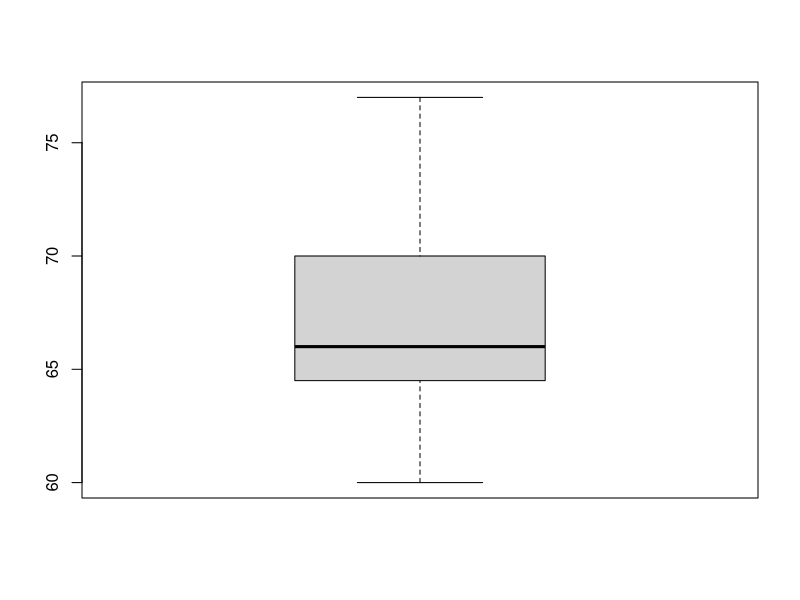
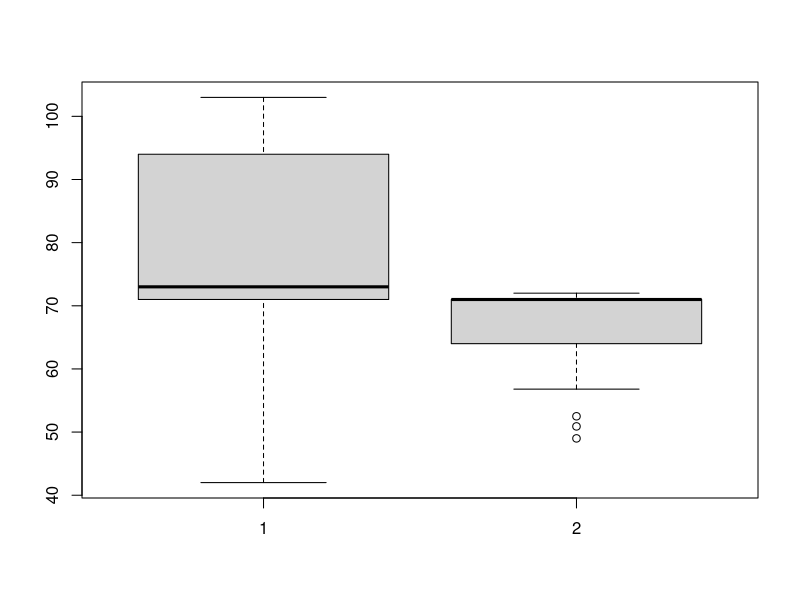
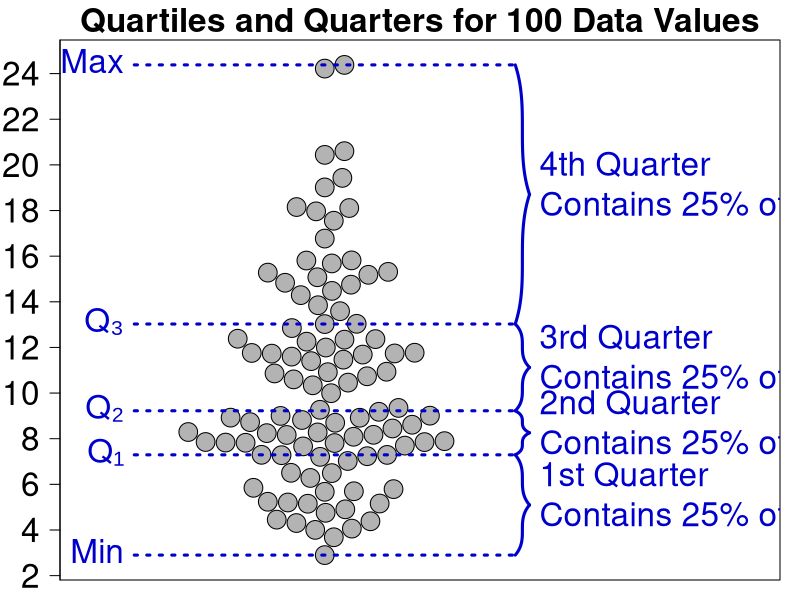
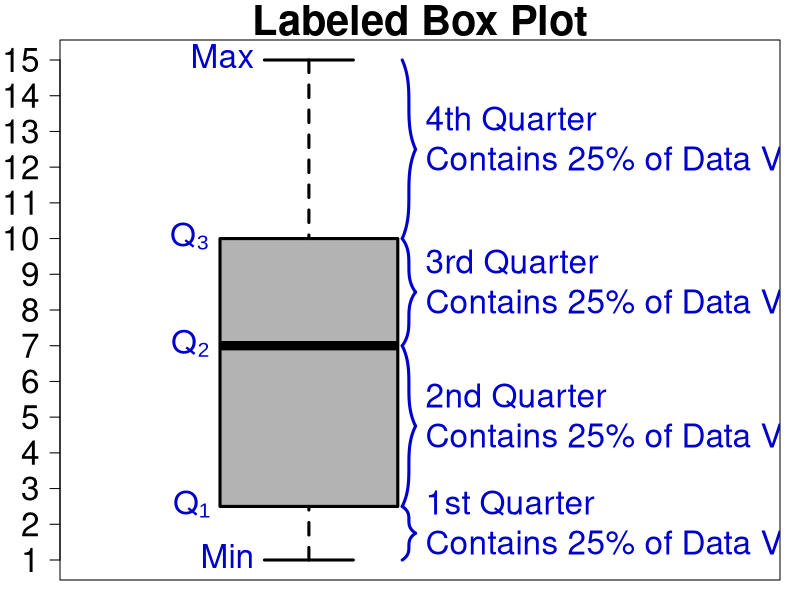
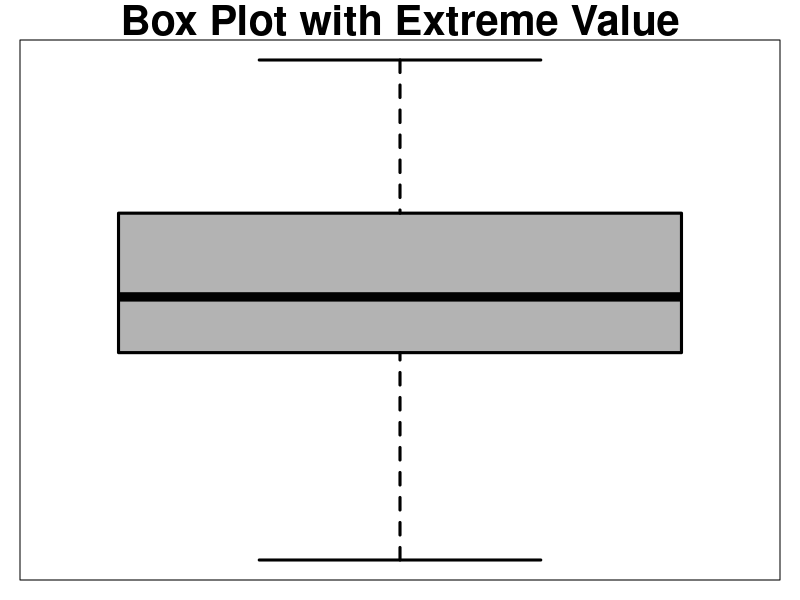
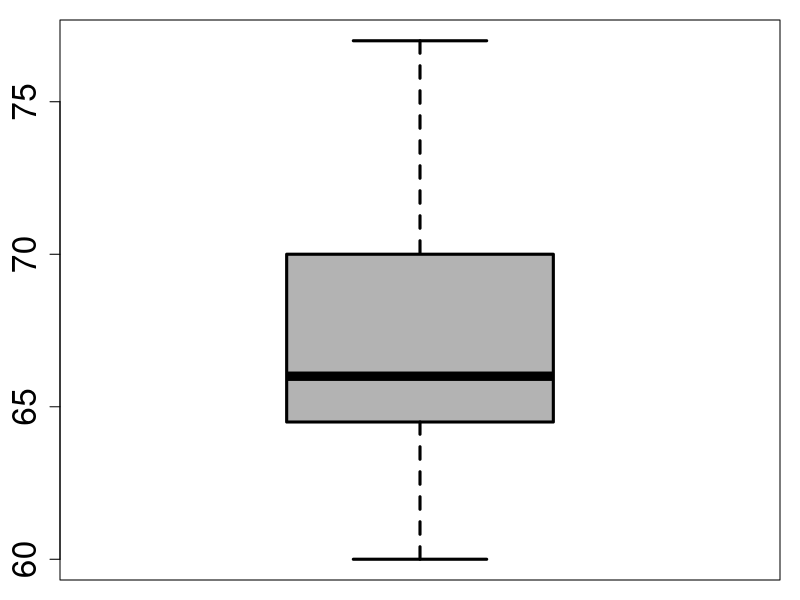
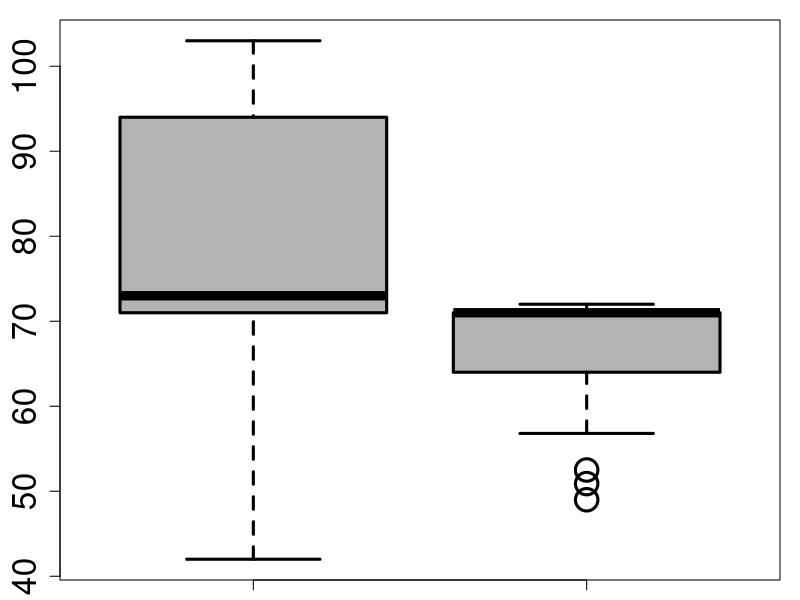

Generate these figures, in order, with R:
ages = c(18, 21, 22, 25, 26, 27, 29, 30, 31, 33, 36, 37, 41, 42, 47, 52, 55, 57, 58, 59, 62, 65, 67, 71, 72, 73, 74, 76, 77)

quantile(ages, probs = 0.73)

library(beeswarm)

png("quartiles_and_quarters.png", width = 1000, height = 700)

rangebrace = function(x, y0, y1, d, col){
    X = seq(x, x+d, length = 500)
    Ytop = (y1 - y0)/4 * ( -(2/d)^(1/3) * sign(X - (x + d/2))*abs(X - (x + d/2))^(1/3) + 1 ) + (y0 + y1)/2
    Ybot = (y1 - y0)/4 * ( (2/d)^(1/3) * sign(X - (x + d/2))*abs(X - (x + d/2))^(1/3) - 1 ) + (y0 + y1)/2
    lines(X, Ytop, lwd = 3, col = col)
    lines(X, Ybot, lwd = 3, col = col)
}
    

#x = runif(100, max = 10)
#x = rnorm(100)
#x = rpois(100, 20)
x = rchisq(100, 10)

m = min(x)
q1 = quantile(x, probs = 0.25)
q2 = quantile(x, probs = 0.50)
q3 = quantile(x, probs = 0.75)
M = max(x)

color = "blue3"
delta = 0.2
left = 1 - delta
right = 1 + delta

par(mar = c(1, 3, 2, 1))

beeswarm(x, pch = 21, col = "black", bg = "gray70", cex = 2.5, xlim = c(left - 0.05, 1.45), cex.axis = 2, cex.main = 2, main = "Quartiles and Quarters for 100 Data Values", yaxt = "n")
#stripchart(x, method = "jitter", vertical = TRUE, pch = 21, col = "black", bg = "gray70", lwd = 3, cex = 2.5, xlim = c(left - 0.05, 1.45), cex.axis = 2, cex.main = 2, main = "Quartiles and Quarters for 100 Data Values", yaxt = "n")
axis(2, at = seq(0, 30, 2), cex.axis = 2, las = 2)

segments(left, m, right, m, lwd = 3, lty = "dotted", col = color)
segments(left, q1, right, q1, lwd = 3, lty = "dotted", col = color)
segments(left, q2, right, q2, lwd = 3, lty = "dotted", col = color)
segments(left, q3, right, q3, lwd = 3, lty = "dotted", col = color)
segments(left, M, right, M, lwd = 3, lty = "dotted", col = color)

text(x = left, y = m, labels = "Min", cex = 2, pos = 2, col = color)
text(x = left, y = q1, labels = "Q₁", cex = 2, pos = 2, col = color)
text(x = left, y = q2, labels = "Q₂", cex = 2, pos = 2, col = color)
text(x = left, y = q3, labels = "Q₃", cex = 2, pos = 2, col = color)
text(x = left, y = M, labels = "Max", cex = 2, pos = 2, col = color)

d = 0.015
rangebrace(right, m, q1, d, color)
rangebrace(right, q1, q2, d, color)
rangebrace(right, q2, q3, d, color)
rangebrace(right, q3, M, d, color)

text(x = right+d, y = (m + q1)/2, labels = "1st Quarter\nContains 25% of Data Values", cex = 2, pos = 4, col = color)
text(x = right+d, y = (q1 + q2)/2, labels = "2nd Quarter\nContains 25% of Data Values", cex = 2, pos = 4, col = color)
text(x = right+d, y = (q2 + q3)/2, labels = "3rd Quarter\nContains 25% of Data Values", cex = 2, pos = 4, col = color)
text(x = right+d, y = (q3 + M)/2, labels = "4th Quarter\nContains 25% of Data Values", cex = 2, pos = 4, col = color)

dev.off()


data = c(1, 11.5, 6, 7.2, 4, 8, 9, 10, 6.8, 8.3, 2, 2, 10, 1)

quantile(data, probs = 0.50)

prices = c(389950, 230500, 158000, 479000, 639000, 114950, 5500000, 387000, 659000, 529000, 575000, 488800, 1095000)

#First Quartile
quantile(prices, probs = 0.25)

#Median/Second Quartile
quantile(prices, probs = 0.50)

#Third Quartile
quantile(prices, probs = 0.75)

data = c(1, 2, 2, 3, 5, 7, 9, 9, 11, 12, 15)

quantile(data, probs = 0.25)
quantile(data, probs = 0.50)
quantile(data, probs = 0.75)

data = c(1, 2, 2, 3, 5, 7, 9, 9, 11, 12, 15)

png("labeled_boxplot.png", width = 1000, height = 700)

rangebrace = function(x, y0, y1, d, col){
    X = seq(x, x+d, length = 500)
    Ytop = (y1 - y0)/4 * ( -(2/d)^(1/3) * sign(X - (x + d/2))*abs(X - (x + d/2))^(1/3) + 1 ) + (y0 + y1)/2
    Ybot = (y1 - y0)/4 * ( (2/d)^(1/3) * sign(X - (x + d/2))*abs(X - (x + d/2))^(1/3) - 1 ) + (y0 + y1)/2
    lines(X, Ytop, lwd = 3, col = col)
    lines(X, Ybot, lwd = 3, col = col)
}

color = "blue3"

m = min(data)
q1 = quantile(data, probs = 0.25)
q2 = quantile(data, probs = 0.50)
q3 = quantile(data, probs = 0.75)
M = max(data)

par(mar = c(1, 3, 2, 1))
boxplot(data, col = "gray70", yaxt = "n", main = "Labeled Box Plot", cex.main = 2.5, xlim = c(0.5, 2), lwd = 3)

axis(2, at = 1:15, cex.axis = 2, las = 2)

text(x = 0.9, y = m, labels = "Min", cex = 2, pos = 2, col = color)
text(x = 0.8, y = q1, labels = "Q₁", cex = 2, pos = 2, col = color)
text(x = 0.8, y = q2, labels = "Q₂", cex = 2, pos = 2, col = color)
text(x = 0.8, y = q3, labels = "Q₃", cex = 2, pos = 2, col = color)
text(x = 0.9, y = M, labels = "Max", cex = 2, pos = 2, col = color)

d = 0.03
right = 1.21
rangebrace(right, m, q1, d, color)
rangebrace(right, q1, q2, d, color)
rangebrace(right, q2, q3, d, color)
rangebrace(right, q3, M, d, color)

text(x = right+d, y = (m + q1)/2, labels = "1st Quarter\nContains 25% of Data Values", cex = 2, pos = 4, col = color)
text(x = right+d, y = (q1 + q2)/2, labels = "2nd Quarter\nContains 25% of Data Values", cex = 2, pos = 4, col = color)
text(x = right+d, y = (q2 + q3)/2, labels = "3rd Quarter\nContains 25% of Data Values", cex = 2, pos = 4, col = color)
text(x = right+d, y = (q3 + M)/2, labels = "4th Quarter\nContains 25% of Data Values", cex = 2, pos = 4, col = color)


dev.off()

png("outlier_boxplot.png", width = 500, height = 700)

data = rnorm(100)
par(mar = c(1, 1, 2, 1))
boxplot(data, col = "gray70", lwd = 3, cex = 3, yaxt = "n", main = "Box Plot with Extreme Value", cex.main = 2.5, xlim = c(0.75, 1.25))

dev.off()

heights = c(60, 60, 61, 62, 62, 63, 63, 64, 64, 64, 65, 65, 65, 65, 65, 65, 65, 65, 65, 66, 66, 67, 67, 68, 68, 69, 70, 70, 70, 70, 70, 71, 71, 72, 72, 73, 74, 74, 75, 77)

boxplot(heights)

png("boxplot_example.png", width = 700, height = 700)

heights = c(60, 60, 61, 62, 62, 63, 63, 64, 64, 64, 65, 65, 65, 65, 65, 65, 65, 65, 65, 66, 66, 67, 67, 68, 68, 69, 70, 70, 70, 70, 70, 71, 71, 72, 72, 73, 74, 74, 75, 77)

par(mar = c(1, 3, 1, 1))
boxplot(heights, col = "gray70", lwd = 3, cex.axis = 2)

dev.off()

data1 = c(64, 73, 101.3, 71.1, 94, 85.5, 99.9, 42, 92.4, 103, 54.7, 72.5, 101.9, 86.4, 47.2, 71.5, 71)
data2 = c(56.8, 71, 49, 69.4, 67.6, 71, 68.5, 61.1, 50.9, 71, 71, 71, 72, 72, 71, 64, 67.2, 52.5, 71, 69, 72, 71.3, 58.3, 71, 71)

boxplot(data1, data2)

png("side_by_side_boxplots.png", width = 1000, height = 1000)

data1 = c(64, 73, 101.3, 71.1, 94, 85.5, 99.9, 42, 92.4, 103, 54.7, 72.5, 101.9, 86.4, 47.2, 71.5, 71)
data2 = c(56.8, 71, 49, 69.4, 67.6, 71, 68.5, 61.1, 50.9, 71, 71, 71, 72, 72, 71, 64, 67.2, 52.5, 71, 69, 72, 71.3, 58.3, 71, 71)

par(mar = c(1, 3, 1, 1))
boxplot(data1, data2, col = "gray70", cex = 3, lwd = 3, cex.axis = 2)

dev.off()
